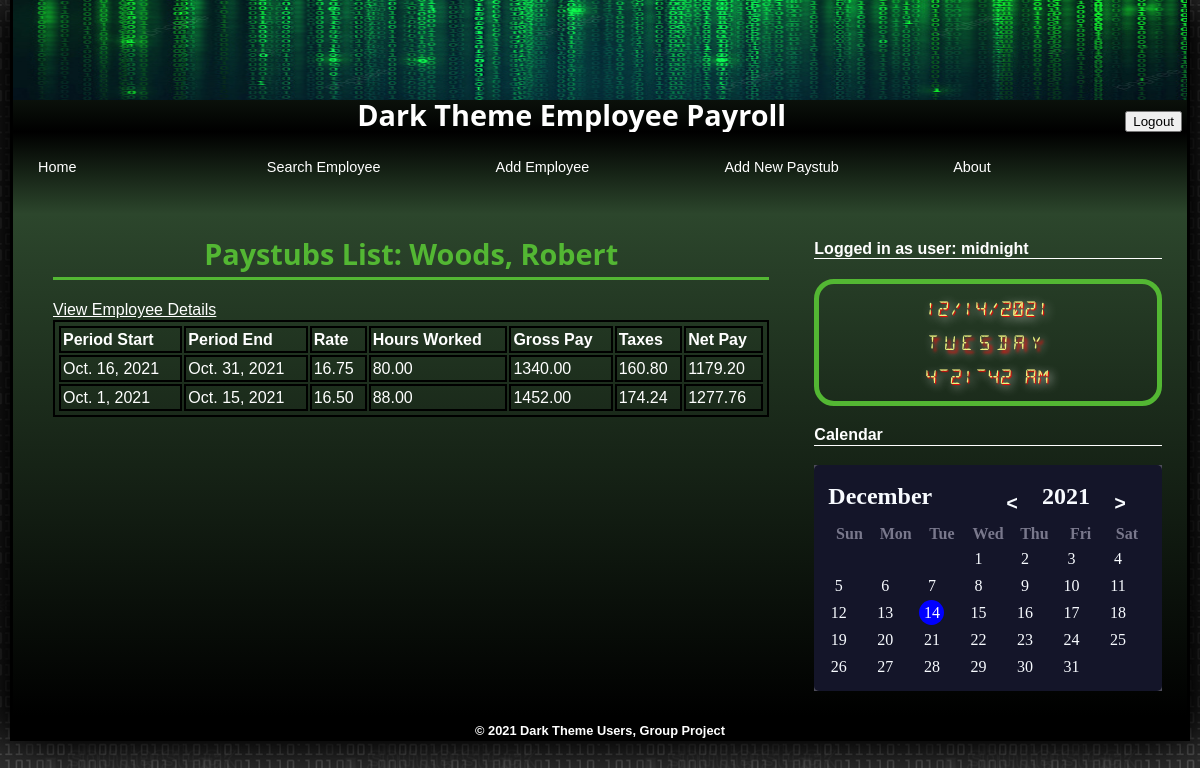
Page /paystubs/3/ (signed in) on the earlier database version.
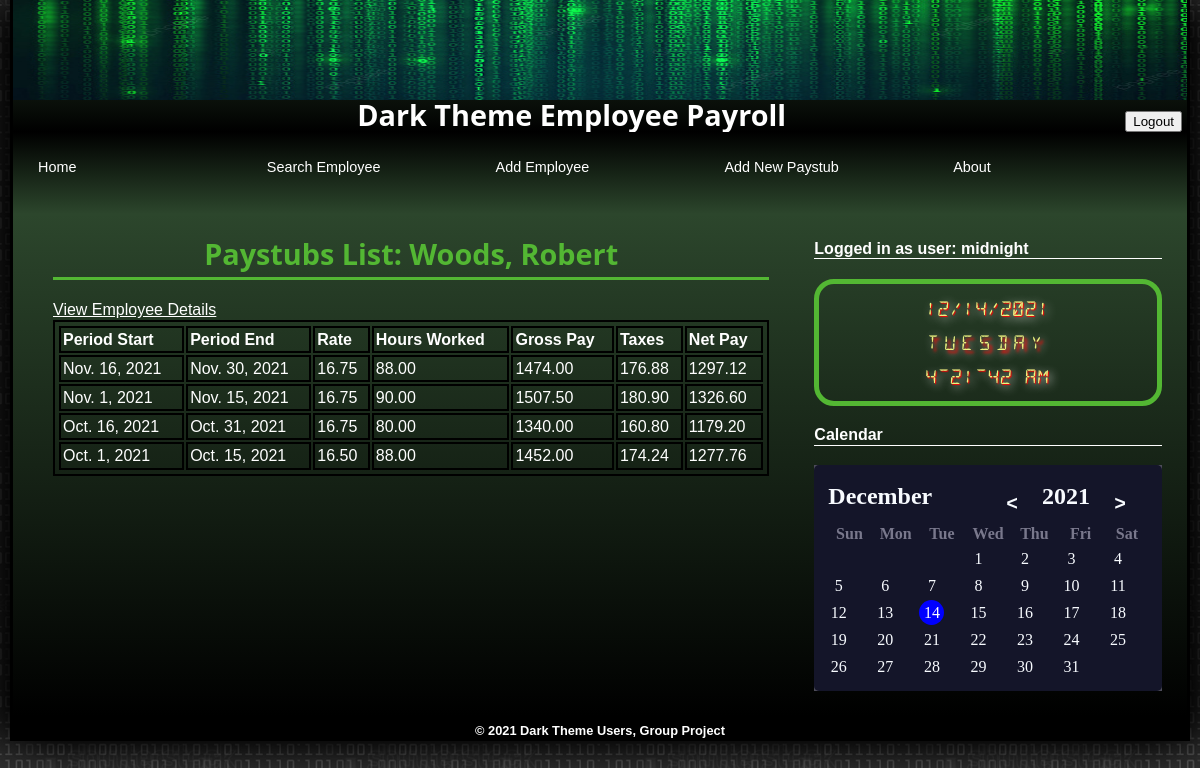
Same page on the later database version.
### persons/models.py (models this page shows)
class Person(models.Model):
    id_number = models.IntegerField(primary_key=True)
    first_name = models.TextField()
    last_name = models.TextField()
    middle_name = models.TextField(blank=True)
    address = models.TextField()
    birth_date = models.DateField()
    email = models.EmailField(('email address'), unique=True)

class Paystub(models.Model):
    employee = models.ForeignKey(Employee, default=None, on_delete=models.CASCADE)
    pay_period_start = models.DateField()
    pay_period_end = models.DateField()
    hours_worked = models.DecimalField(max_digits=5, decimal_places=2) #Need to figure out how to connect this to the function below
    rate = models.DecimalField(max_digits=7, decimal_places=2) #Need to figure out how to connect this to the employee's rate
    gross_pay = models.DecimalField(max_digits=7, decimal_places=2)
    taxes = models.DecimalField(max_digits=7, decimal_places=2) #Need to figure out how to connect this to the function below
    net_pay = models.DecimalField(max_digits=7, decimal_places=2)#Need to figure out how to connect this to the function below

### persons/views.py (the view)
# urls.py: path('paystubs/<int:id>/', view_paystubs_view),
@login_required
def view_paystubs_view(request,id=None):
    context={}
    employee_obj = None
    employee_paystubs = None
    if id is not None:
        employee_obj = Employee.objects.get(id_number=id)
        if employee_obj is not None:
            employee_paystubs = Paystub.objects.filter(employee=employee_obj).order_by('-pay_period_start')
            context = {
                    "employee": employee_obj,
                    "employee_paystubs": employee_paystubs
                }
    return render(request,'employee-paystubs-list.html', context=context)

### templates/employee-paystubs-list.html (shortened to what this page needs)
{% extends "base.html" %}
{% block content %}
<h1>Paystubs List: {{ employee.last_name }}, {{ employee.first_name}}</h1>
<p></p>
<a href="/view/{{ employee.id_number }}" style="color: white;">View Employee Details</a>
<form>
    <div id="table">
        <table style="width:100%;">
            <thead>
                <tr>
                    <th>Period Start</th>
                    <th>Period End</th>
                    <th>Rate</th>
                    <th>Hours Worked</th>
                    <th>Gross Pay</th>
                    <th>Taxes</th>
                    <th>Net Pay</th>
                </tr>
            </thead>
            <tbody>
                {% for paystub in employee_paystubs %}
                    <tr>
                        <td> {{ paystub.pay_period_start }} </td>
                        <td> {{ paystub.pay_period_end }} </td>
                        <td> {{ paystub.rate }} </td>
                        <td> {{ paystub.hours_worked }} </td>
                        <td> {{ paystub.gross_pay }} </td>
                        <td> {{ paystub.taxes }} </td>
                        <td> {{ paystub.net_pay }} </td>
                    </tr>
                {% endfor %}
            </tbody>
        </table>
    </div>
</form>
{% endblock content %}

### templates/base.html (shortened to what this page needs)
{% load static %}
<!DOCTYPE html>
<html lang="en">
    <head>
        <link rel="stylesheet" type="text/css" href="{% static 'css/dt_base.css' %}" />
        <link rel="stylesheet" type="text/css" href="{% static 'css/dt_styles.css' %}" />
        <link rel="stylesheet" type="text/css" href="{% static 'css/dt_forms.css' %}" />
        <link rel="stylesheet" type="text/css" href="{% static 'css/dt_validate.css' %}" />
        <link rel="stylesheet" type="text/css" href="{% static 'css/dt_clock_styles.css' %}" />
        <link rel="stylesheet" type="text/css" href="{% static 'css/dt_calendar_styles.css' %}" />
    </head>
    <body>
        <header>
            <img src="{% static 'images/dt_logo.png' %}" alt="Dark Theme Employee Payroll" id="logoimg" />
            <h1>Dark Theme Employee Payroll
                {% if user.is_authenticated %}
                <a href="/logout"><button>Logout</button></a>
                {% else %}
                <a href="/login"><button>Login</button></a>
                {% endif %}
            </h1>
        </header>
        <nav>
            <ul>
                <li><a href="/">Home</a></li>
                <li class="newgroup"><a href="/search">Search Employee</a></li>
                <li class="newgroup"><a href="/create">Add Employee</a></li>
                <li class="newgroup"><a href="/generate-pay">Add New Paystub</a></li>
                <li class="newgroup"><a href="/about">About</a></li>
            </ul>
        </nav>
        <section>
            {% block content %}
            {% endblock content %}
        </section>
        <aside>
            {% if user.is_authenticated %}
            <dt>Logged in as user: {{ user }}</dt>
            {% else %}
            <dt>You are not logged in!</dt>
            {% endif %}
            <br/>
            <div id="clock">
                <div id="date"></div>
                <div id="wday"></div>
                <div id="time"></div>
            </div>
            <br/>
            <dt>Calendar </dt>
            <br/>
            <div class="dark" id="calendar">
                <div class="calendar">
                    <div class="calendar-header">
                        <span class="month-picker" id="month-picker"></span>
                        <div class="year-picker">
                            <span class="year-change" id="prev-year">
                                <pre><</pre>
                            </span>
                            <span id="year"></span>
                            <span class="year-change" id="next-year">
                                <pre>></pre>
                            </span>
                        </div>
                    </div>
                    <div class="calendar-body">
                        <div class="calendar-week-day">
                            <div>Sun</div>
                            <div>Mon</div>
                            <div>Tue</div>
                            <div>Wed</div>
                            <div>Thu</div>
                            <div>Fri</div>
                            <div>Sat</div>
                        </div>
                        <div class="calendar-days"></div>
                    </div>
                </div>
            </div>
        </aside>
    </body>
    <footer>
        &copy; 2021 Dark Theme Users, Group Project
    </footer>
</html>

### static/css/dt_base.css (style rules this page uses)
article, aside, figcaption, figure, footer, header, main, nav, section { display: block; }
address, article, aside, blockquote, body, cite, div, dl, dt, dd, em, figcaption, figure, footer, h1, h2, h3, h4, h5, h6, header, html, img, li, main, nav, nav a, ol, p, section, span, ul, table, tr, td, th, col, colgroup { margin: 0; padding: 0; border: 0; font-size: 100%; background: transparent; -webkit-box-sizing: border-box; -moz-box-sizing: border-box; box-sizing: border-box; }
body { line-height: 1.2em; }
ul, ol { list-style: none; }
nav ul { list-style: none; list-style-image: none; }
nav a { text-decoration: none; }

### static/css/dt_styles.css (style rules this page uses)
html { background: rgb(51, 51, 51) url("images/dt_back.png"); font-family: Verdana, Geneva, sans-serif; height: 100%; }
body { background-color: grey; box-shadow: black 20px 0px 40px, black -20px 0px 40px; border-left: 3px solid black; border-right: 3px solid black; display: flex; flex-flow: row wrap; margin: 0px auto; min-width: 320px; max-width: 1180px; }
header { width: 100%; background: linear-gradient(to bottom, rgb(44, 70, 44), black); }
header img#logoimg { display: block; width: 100%; height: 100px; }
header h1 { font-family: Segoe, "Segoe UI", "DejaVu Sans", "Trebuchet MS", Verdana, sans-serif; font-size: 1.8em; margin: 5px 5px 5px; color: white; text-align: center; }
header h1 a { float: right; }
nav { width: 100%; }
nav ul { background: linear-gradient(to bottom, black, rgb(44, 70, 44)); column-width: 200px; column-gap: 20px; padding: 25px; }
nav ul li.newgroup { margin-top: 15px; }
nav ul li a { color: white; text-decoration: none; font-size: 0.9em; }
section { background: linear-gradient(to bottom, rgb(44, 70, 44), black); flex: 2 1 421px; padding: 10px 20px 20px 40px; }
section h1 { font-family: Segoe, "Segoe UI", "DejaVu Sans", "Trebuchet MS", Verdana, sans-serif; font-size: 1.8em; font-weight: bold; text-align: center; margin: 20px 0px 5px; color: rgb(83, 183, 51); }
section > p { color: white; font-weight: bold; margin-bottom: 20px; padding-bottom: 9px; border-bottom: 3px solid rgb(83, 183, 51); }
aside { background: linear-gradient(to bottom, rgb(44, 70, 44), black); color:white; flex: 1 2 220px ; padding: 25px; }
dt { font-size: 1em; border-bottom: 1px solid white; font-weight: bold; }
footer { color: white; background: black; height: 25px; padding-top: 5px; text-align: center; font-size: 0.8em; font-weight: bold; width: 100%; }

### static/css/dt_forms.css (style rules this page uses)
table, th, td { border: 2px solid black; color: white; text-align: left; padding: 2px; }

### static/css/dt_clock_styles.css (style rules this page uses)
div#clock { border: 5px solid rgb(83, 183, 51); border-radius: 20px; width: 100%; }
div#date, div#time { font-size: 1.2em; color:hsl(64,84%,73%); font-family: Segment14; text-shadow: 1px 1px 1px red, 3px 3px 10px white; text-align: center; margin: 15px auto; }
div#wday { font-size: 1.2em; color:hsl(64,84%,73%); font-family: Segment14; text-shadow: 3px 3px 3px red, 3px 3px 10px white; text-align: center; margin: 15px auto; letter-spacing: 0.25em; }

### static/css/dt_calendar_styles.css (style rules this page uses)
:root { --dark-body: #4d4c5a; --dark-main: #141529; --dark-second: #79788c; --dark-hover: #323048; --dark-text: #f8fbff; --light-body: #f3f8fe; --light-main: #fdfdfd; --light-second: #c3c2c8; --light-hover: #edf0f5; --light-text: #151426; --blue: #0000ff; --white: #fff; --shadow: rgba(100, 100, 111, 0.2) 0px 7px 29px 0px; --font-family: cursive; }
.dark { --bg-body: var(--dark-body); --bg-main: var(--dark-main); --bg-second: var(--dark-second); --color-hover: var(--dark-hover); --color-txt: var(--dark-text); }
#calendar { width: 100%; display: grid; place-items: center; font-family: var(--font-family); background-color: var(--bg-body); }
.calendar { height: 100%; width: 100%; background-color: var(--bg-main); border-radius: 5px; padding: 10px; position: relative; overflow: hidden; }
.calendar-header { display: flex; justify-content: space-between; align-items: center; font-size: 1.5em; font-weight: 600; color: var(--color-txt); padding: 2px; }
.calendar-body { padding: 2px; }
.calendar-week-day { height: 25px; display: grid; grid-template-columns: repeat(7, 1fr); font-weight: 600; }
.calendar-week-day div { display: grid; place-items: center; color: var(--bg-second); }
.calendar-days { display: grid; grid-template-columns: repeat(7, 1fr); gap: 2px; color: var(--color-txt); }
.month-picker { padding: 1px 2px; border-radius: 2px; cursor: pointer; }
.year-picker { display: flex; align-items: center; }
.year-change { height: 40px; width: 40px; border-radius: 50%; display: grid; place-items: center; margin: 0 10px; cursor: pointer; }

Differences in the rows shown:
added Paystub: pay_period_start "Nov. 16, 2021", pay_period_end "Nov. 30, 2021", rate "16.75", hours_worked "88.00", gross_pay "1474.00", taxes "176.88", net_pay "1297.12"
added Paystub: pay_period_start "Nov. 1, 2021", pay_period_end "Nov. 15, 2021", rate "16.75", hours_worked "90.00", gross_pay "1507.50", taxes "180.90", net_pay "1326.60"
